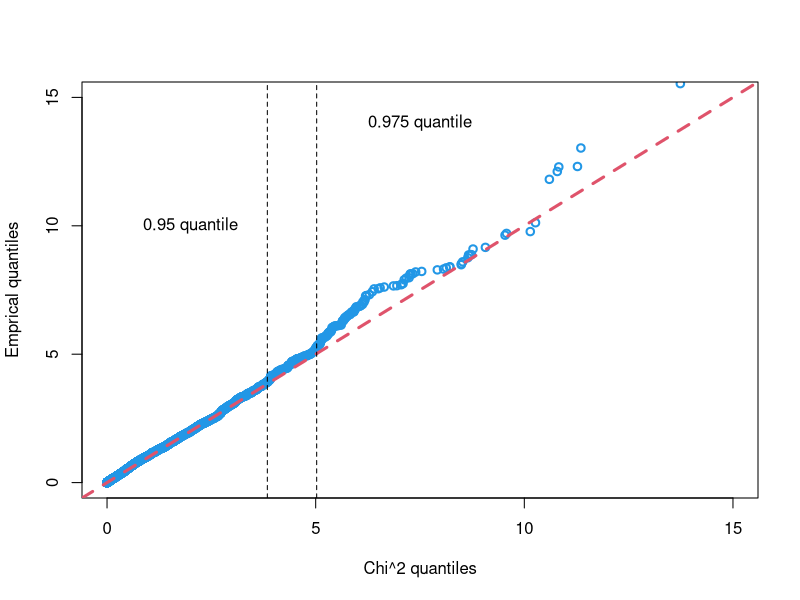
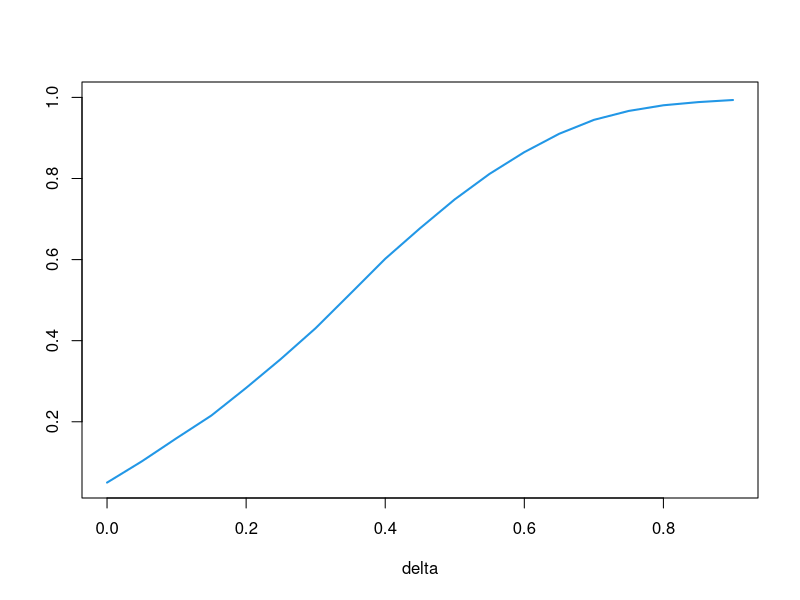

R code for these plots, in order:
## Author Davide La Vecchia (31-May-2020)
# The code below generates the power curve of the saddlepoin test 
# based on the Legendre transform of the mean
# for n = 10. The curve is available in Figure 4 of the paper
# "A bridge between information theory, saddlepoint approximations and measure transportation" 
# by Ilievski, La Vecchia and Ronchetti (2019).

set.seed(2020)
MCsize <- 5000 # change this if you want more MC runs

# Level (QQ-plot under H_0, for nsize = 10) 

nsize <- 10 # change this to increase the sample size
test_clean <- rep(0,MCsize)

for (i in 1:MCsize)
 {
  sample_my_clean <- rexp(nsize,rate=1) 
  test_clean[i] <- 2*nsize*(mean(sample_my_clean)-1-log(mean(sample_my_clean)))
  print(i)
 }

thquant=rchisq(MCsize,df=1)

# graphical fine-tuning of the grid to plot
xmax <- 15
ymax <- xmax
tau.max <- 0.9

## QQplot 
qqplot(thquant,test_clean, col=4, xlim=c(0,xmax), lwd=2,
       ylim=c(0,ymax), xlab="Chi^2 quantiles", 
       ylab="Emprical quantiles")
abline(0,1,col=2, lwd=3, lty=2)
abline(v=qchisq(0.95,df=1), lty=2)
abline(v=qchisq(0.975,df=1), lty=2)
text(2,10,"0.95 quantile")
text(7.5,14,"0.975 quantile")

# Power (study the rejection frequency under a seq of alternative hypotheses)

test_clean <- rep(0,MCsize)
t10 <- NULL
rej <- rep(0,MCsize)
tau <- seq(0,tau.max,by=0.05) #defines the grid of alternative hypotheses
cv <- qchisq(0.95,df=1)

for (j in 1:length(tau))
  {
    for (i in 1:MCsize)
    {
      sample_my_clean <- rexp(nsize,rate=1+tau[j]) 
      test_clean[i] <- 2*nsize*(mean(sample_my_clean)-1-log(mean(sample_my_clean)))
      if  (test_clean[i] >= cv) {
           rej[i] = 1
      }
    }
   t10[j]=sum(rej)/MCsize
   print(j)
  }

# plot of the power curve
plot(tau,t10, ylim=c(0.05,1), type="l", lty=1,col=4,lwd=2, ylab="", xlab="delta")


# Increase the sample size and superplot the power curves
# to get the plot for the power, as available in Figure 4.

